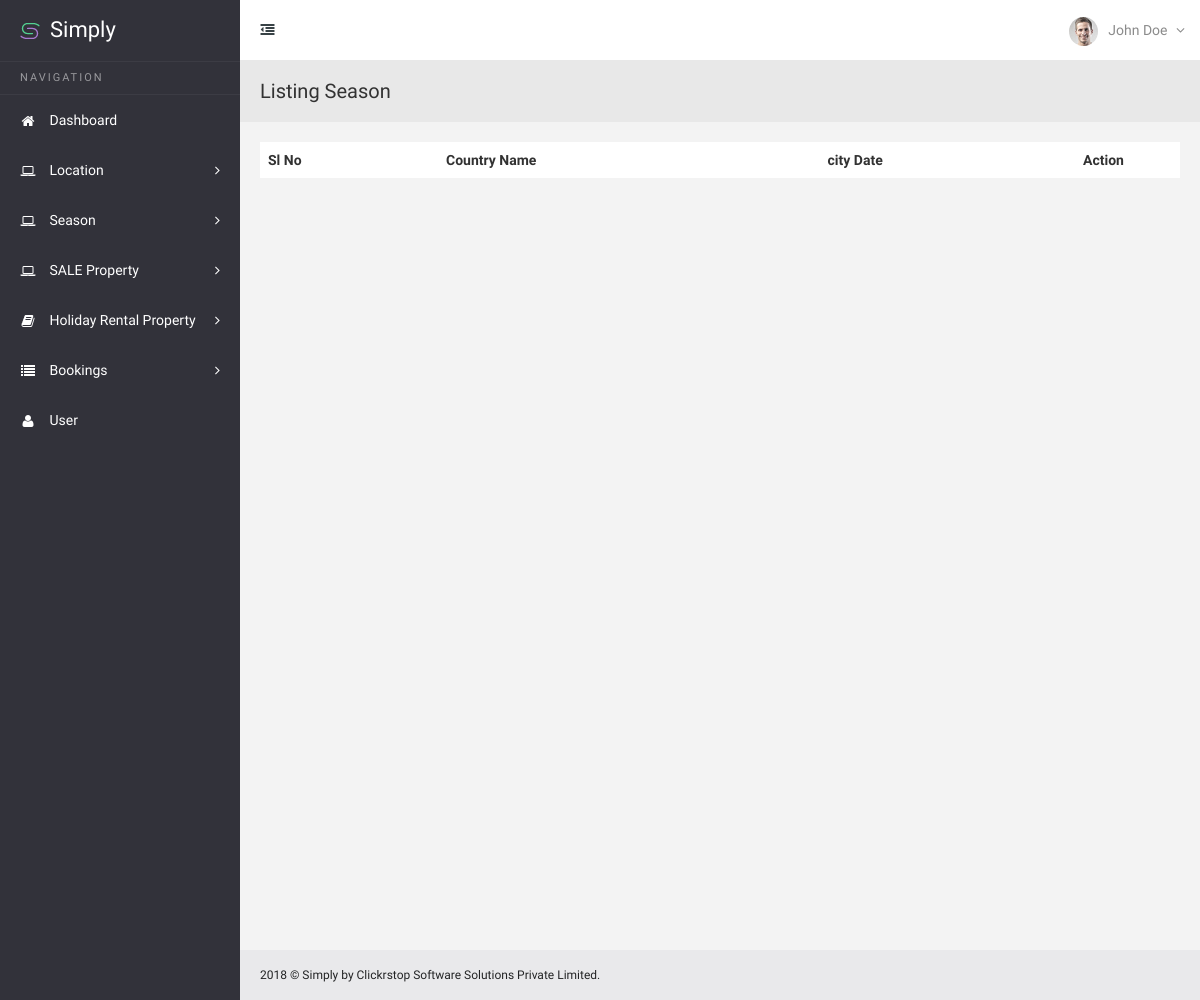
The app's page /Simply-Perigord/admin/index.php/listing_location, older data.
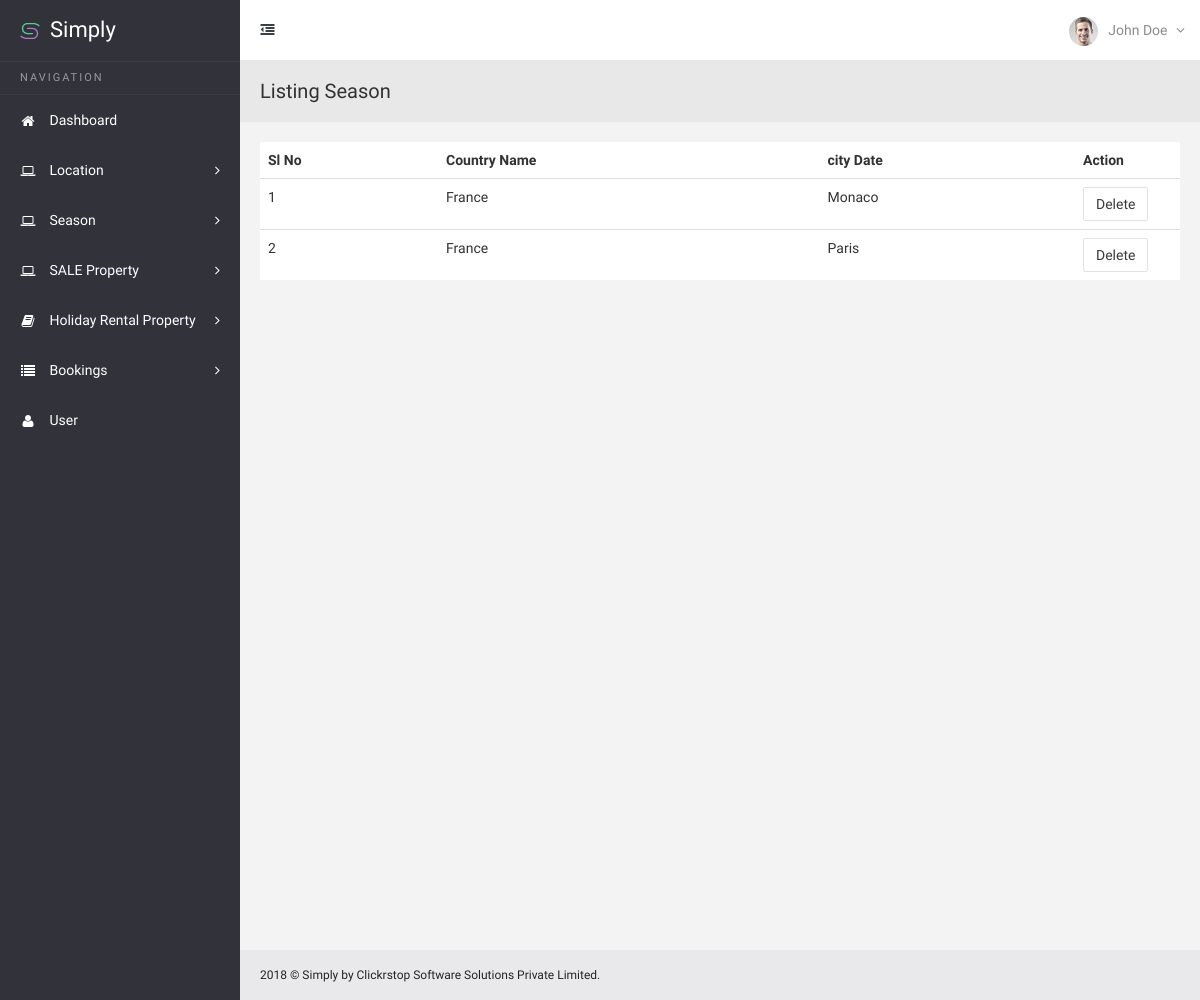
The same page, newer data.
### tables this page shows
CREATE TABLE IF NOT EXISTS `location` (
  `location_id` int(255) NOT NULL AUTO_INCREMENT,
  `country` varchar(255) NOT NULL,
  `city_name` varchar(255) NOT NULL,
  PRIMARY KEY (`location_id`)
);

### Simply-Perigord/admin/application/controllers/Listing_location.php (called while the page is built, shortened)
<?php
class Listing_location extends CI_Controller {
	public function index()
	{
		$this->load->model('listing_location_m');
		$data['get_all_location'] = $this->listing_location_m->fetch_location();
		$this->load->view('listing_location',$data);
	}
}

### Simply-Perigord/admin/index.php (called while the page is built, shortened)
<?php
require_once BASEPATH.'core/CodeIgniter.php';

### Simply-Perigord/admin/application/models/Listing_location_m.php (called while the page is built, shortened)
<?php
class Listing_location_m extends CI_Model {
	public function fetch_location()
	{
		$this->db->select('*');
		$this->db->from('location');
		$query = $this->db->get();
		return $query->result();
	}
}

### Simply-Perigord/admin/application/views/listing_location.php (the view, shortened to what this page needs)
<!DOCTYPE html>
<html lang="en">
<head>
    <link href="css/jquery.dataTables.css" rel="stylesheet">
    <link href="css/dataTables.tableTools.css" rel="stylesheet">
    <link href="css/dataTables.colVis.min.css" rel="stylesheet">
    <link href="css/dataTables.responsive.css" rel="stylesheet">
    <link href="css/dataTables.scroller.css" rel="stylesheet">
</head>
<body class="sticky-header">
    <section>
        <div class="body-content" style="min-height: 1000px;">
            <div class="page-head">
                <h3 class="m-b-less">
                    Listing Season
                </h3>
            </div>
            <div class="wrapper">
                <div class="row">
                    <div class="col-sm-12">
                        <section class="panel">
                            <div class="table-responsive">
                                <table class="table colvis-data-table data-table">
                                    <thead>
                                    <tr>
                                        <th>Sl No</th>
                                        <th>Country Name</th>
                                        <th>city Date</th>
                                        <th width="105px;">Action</th>
                                    </tr>
                                    </thead>
                                    <tbody>
                                    <?php
                                        $i = 1;
                                        foreach($get_all_location AS $fetch_each_location){
                                    ?>
                                    <tr>
                                        <td><?php echo $i;?></td>
                                        <td><?php echo ucfirst($fetch_each_location->country);?></td>
                                        <td><?php echo ucfirst($fetch_each_location->city_name);?></td>
                                        <td>
                                            <a href="<?php echo base_url('listing_location/delete_location_id/');?><?php echo $fetch_each_location->location_id?>" class="btn btn-default">Delete</a>
                                        </td>
                                    </tr>
                                    <?php
                                        $i++;
                                        }
                                    ?>
                                    </tbody>
                                </table>
                            </div>
                        </section>
                    </div>
                </div>
            </div>
        </div>
    </section>
</body>
</html>

Row changes from the older to the newer data that the page shows:
added location: country "France", city_name "Monaco"
added location: country "France", city_name "Paris"
